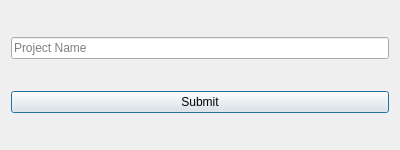
<?xml version="1.0" encoding="UTF-8"?>
<ui version="4.0">
 <class>AddProjectDialog</class>
 <widget class="QDialog" name="AddProjectDialog">
  <property name="geometry">
   <rect>
    <x>0</x>
    <y>0</y>
    <width>400</width>
    <height>150</height>
   </rect>
  </property>
  <property name="windowTitle">
   <string>Add Project</string>
  </property>
  <layout class="QVBoxLayout" name="verticalLayout">
   <item>
    <widget class="QLineEdit" name="projectNameLineEdit">
     <property name="placeholderText">
      <string>Project Name</string>
     </property>
    </widget>
   </item>
   <item>
    <widget class="QPushButton" name="submitButton">
     <property name="text">
      <string>Submit</string>
     </property>
    </widget>
   </item>
  </layout>
 </widget>
 <resources/>
 <connections/>
</ui>
